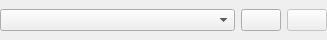
<?xml version="1.0" encoding="UTF-8"?>
<ui version="4.0" stdsetdef="1">
  <author></author>
  <comment></comment>
  <exportmacro>KST_EXPORT</exportmacro>
  <class>MatrixSelector</class>
  <widget class="QWidget" name="MatrixSelector">
    <property name="geometry">
      <rect>
        <x>0</x>
        <y>0</y>
        <width>327</width>
        <height>40</height>
      </rect>
    </property>
    <property name="whatsThis" stdset="0">
      <string>Select a matrix to utilize.  If you wish to create a new matrix, click on the icon to the right.</string>
    </property>
    <layout class="QGridLayout">
      <property name="margin">
        <number>0</number>
      </property>
      <item row="0" column="0">
        <widget class="KstComboBox" name="_matrix"/>
      </item>
      <item row="0" column="1">
        <widget class="QPushButton" name="_newMatrix">
          <property name="sizePolicy">
            <sizepolicy>
              <hsizetype>0</hsizetype>
              <vsizetype>0</vsizetype>
              <horstretch>0</horstretch>
              <verstretch>0</verstretch>
            </sizepolicy>
          </property>
          <property name="text">
            <string/>
          </property>
          <property name="toolTip" stdset="0">
            <string>Create a new matrix</string>
          </property>
        </widget>
      </item>
      <item row="0" column="2">
        <widget class="QPushButton" name="_editMatrix">
          <property name="enabled">
            <bool>false</bool>
          </property>
          <property name="sizePolicy">
            <sizepolicy>
              <hsizetype>0</hsizetype>
              <vsizetype>0</vsizetype>
              <horstretch>0</horstretch>
              <verstretch>0</verstretch>
            </sizepolicy>
          </property>
          <property name="text">
            <string/>
          </property>
          <property name="toolTip" stdset="0">
            <string>Edit selected matrix</string>
          </property>
        </widget>
      </item>
    </layout>
  </widget>
  <layoutdefault spacing="6" margin="11"/>
  <pixmapfunction>qPixmapFromMimeSource</pixmapfunction>
  <customwidgets>
    <customwidget>
      <class>KstComboBox</class>
      <extends>QComboBox</extends>
    </customwidget>
  </customwidgets>
  <includes>
    <include location="local">kstdatacollection.h</include>
    <include location="local">kstcombobox.h</include>
    <include location="local">kstmatrix.h</include>
    <include location="global">kst_export.h</include>
  </includes>
  <connections>
    <connection>
      <sender>MatrixSelector</sender>
      <signal>selectionChanged(QString)</signal>
      <receiver>MatrixSelector</receiver>
      <slot>selectionWatcher(QString)</slot>
    </connection>
    <connection>
      <sender>_editMatrix</sender>
      <signal>clicked()</signal>
      <receiver>MatrixSelector</receiver>
      <slot>editMatrix()</slot>
    </connection>
    <connection>
      <sender>_newMatrix</sender>
      <signal>clicked()</signal>
      <receiver>MatrixSelector</receiver>
      <slot>createNewMatrix()</slot>
    </connection>
  </connections>
</ui>
